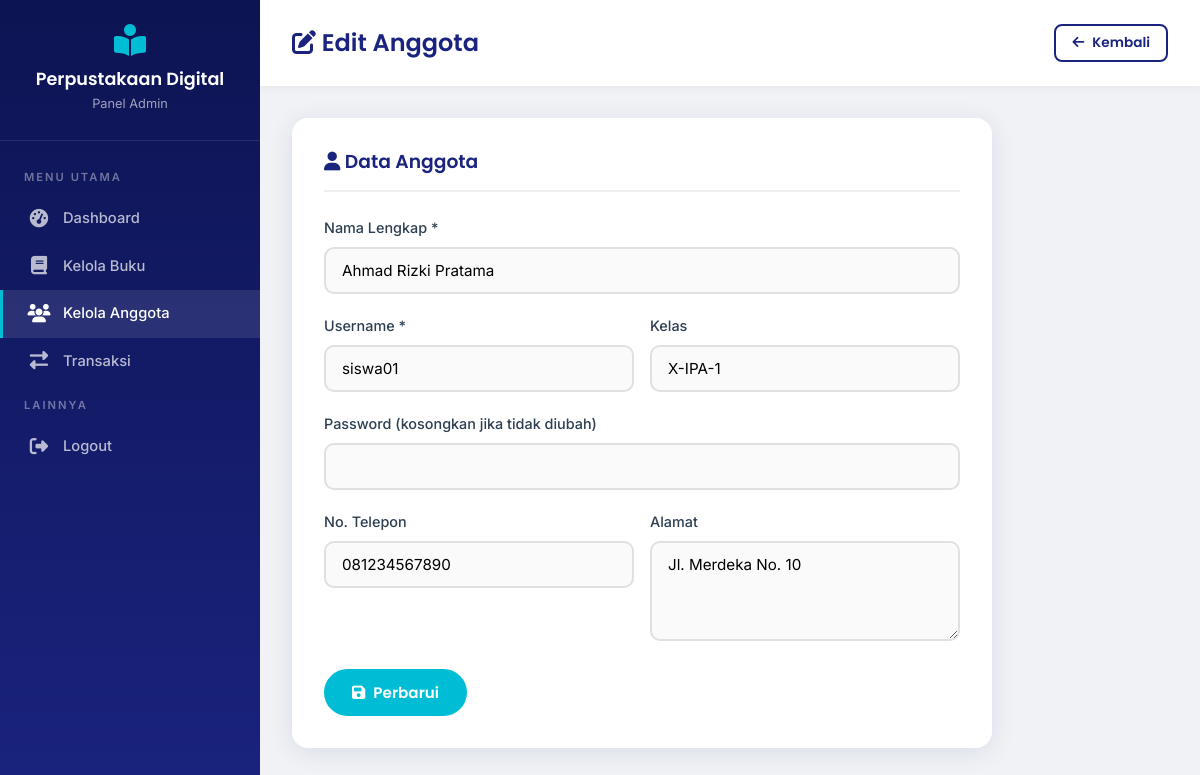
The app's page /web_perpus_sekolah/admin/anggota_form.php?id=2 (signed in) with its own data.
### tables this page shows
CREATE TABLE IF NOT EXISTS users (
    id INT AUTO_INCREMENT PRIMARY KEY,
    username VARCHAR(50) NOT NULL UNIQUE,
    password VARCHAR(255) NOT NULL,
    nama_lengkap VARCHAR(100) NOT NULL,
    role ENUM('admin', 'siswa') NOT NULL DEFAULT 'siswa',
    kelas VARCHAR(20) DEFAULT NULL,
    no_telepon VARCHAR(15) DEFAULT NULL,
    alamat TEXT DEFAULT NULL,
    foto VARCHAR(255) DEFAULT NULL,
    created_at TIMESTAMP DEFAULT CURRENT_TIMESTAMP,
    updated_at TIMESTAMP DEFAULT CURRENT_TIMESTAMP ON UPDATE CURRENT_TIMESTAMP
);

### web_perpus_sekolah/config/database.php (called while the page is built, shortened)
<?php
$base_url = '/web_perpus_sekolah';
?>

### web_perpus_sekolah/admin/anggota_form.php (the view, shortened to what this page needs)
<?php
require_once '../config/database.php';
$id = $_GET['id'] ?? null;
$isEdit = false;
$anggota = ['nama_lengkap' => '', 'username' => '', 'kelas' => '', 'no_telepon' => '', 'alamat' => ''];
if ($id) {
    $stmt = $conn->prepare("SELECT * FROM users WHERE id=? AND role='siswa'");
    $stmt->bind_param("i", $id);
    $stmt->execute();
    $r = $stmt->get_result();
    if ($r->num_rows === 1) {
        $anggota = $r->fetch_assoc();
        $isEdit = true;
    } else {
        header('Location: anggota.php');
        exit();
    }
}
?>
<!DOCTYPE html>
<html lang="id">
<head>
    <link rel="stylesheet" href="<?= $base_url ?>/assets/css/style.css">
    <link rel="stylesheet" href="https://cdnjs.cloudflare.com/ajax/libs/font-awesome/6.5.0/css/all.min.css">
</head>
<body>
    <div class="dashboard-layout">
        <aside class="sidebar">
            <div class="sidebar-header"><i class="fas fa-book-open-reader"
                    style="font-size:2rem;color:var(--accent);"></i>
                <h3><?= APP_NAME ?></h3><small>Panel Admin</small>
            </div>
            <nav class="sidebar-menu">
                <div class="menu-label">Menu Utama</div>
                <a href="dashboard.php"><i class="fas fa-tachometer-alt"></i> Dashboard</a>
                <a href="buku.php"><i class="fas fa-book"></i> Kelola Buku</a>
                <a href="anggota.php" class="active"><i class="fas fa-users"></i> Kelola Anggota</a>
                <a href="transaksi.php"><i class="fas fa-exchange-alt"></i> Transaksi</a>
                <div class="menu-label">Lainnya</div>
                <a href="<?= $base_url ?>/logout.php"><i class="fas fa-sign-out-alt"></i> Logout</a>
            </nav>
        </aside>
        <main class="main-content">
            <div class="content-header">
                <h1><i class="fas fa-<?= $isEdit ? 'edit' : 'plus' ?>"></i> <?= $isEdit ? 'Edit' : 'Tambah' ?> Anggota
                </h1>
                <a href="anggota.php" class="btn btn-sm btn-outline"><i class="fas fa-arrow-left"></i> Kembali</a>
            </div>
            <div class="content-body">
                <div class="form-card">
                    <h3><i class="fas fa-user"></i> Data Anggota</h3>
                    <form method="POST">
                        <div class="form-group"><label>Nama Lengkap *</label><input type="text" name="nama_lengkap"
                                class="form-control" value="<?= htmlspecialchars($anggota['nama_lengkap']) ?>" required>
                        </div>
                        <div class="form-row">
                            <div class="form-group"><label>Username *</label><input type="text" name="username"
                                    class="form-control" value="<?= htmlspecialchars($anggota['username']) ?>" required>
                            </div>
                            <div class="form-group"><label>Kelas</label><input type="text" name="kelas"
                                    class="form-control" value="<?= htmlspecialchars($anggota['kelas'] ?? '') ?>"
                                    placeholder="RPL-1"></div>
                        </div>
                        <div class="form-group"><label>Password
                                <?= $isEdit ? '(kosongkan jika tidak diubah)' : '*' ?></label><input type="password"
                                name="password" class="form-control" <?= $isEdit ? '' : 'required' ?>></div>
                        <div class="form-row">
                            <div class="form-group"><label>No. Telepon</label><input type="text" name="no_telepon"
                                    class="form-control" value="<?= htmlspecialchars($anggota['no_telepon'] ?? '') ?>">
                            </div>
                            <div class="form-group"><label>Alamat</label><textarea name="alamat" class="form-control"
                                    rows="2"><?= htmlspecialchars($anggota['alamat'] ?? '') ?></textarea></div>
                        </div>
                        <button type="submit" class="btn btn-primary"><i class="fas fa-save"></i>
                            <?= $isEdit ? 'Perbarui' : 'Simpan' ?></button>
                    </form>
                </div>
            </div>
        </main>
    </div>
</body>
</html>

### web_perpus_sekolah/assets/css/style.css (style rules this page uses)
:root { --primary: #1a237e; --primary-light: #3949ab; --primary-dark: #0d1453; --accent: #00bcd4; --accent-light: #4dd0e1; --accent-dark: #00838f; --success: #2ecc71; --warning: #f39c12; --danger: #e74c3c; --info: #3498db; --bg: #f0f2f5; --bg-card: #ffffff; --text: #2c3e50; --text-light: #7f8c8d; --text-white: #ffffff; --shadow: 0 4px 24px rgba(26,35,126,0.10); --shadow-hover: 0 8px 32px rgba(26,35,126,0.18); --radius: 16px; --radius-sm: 10px; --radius-xs: 6px; --transition: all 0.3s cubic-bezier(.4,0,.2,1); --sidebar-width: 260px; --gradient: linear-gradient(135deg, var(--primary) 0%, var(--accent) 100%); --gradient-warm: linear-gradient(135deg, #667eea 0%, #764ba2 100%); --glass-bg: rgba(255,255,255,0.15); --glass-border: rgba(255,255,255,0.25); }
*, *::before, *::after { box-sizing: border-box; margin: 0; padding: 0; }
html { scroll-behavior: smooth; }
body { font-family: 'Inter', sans-serif; background: var(--bg); color: var(--text); line-height: 1.6; min-height: 100vh; }
h1,h2,h3,h4,h5,h6 { font-family: 'Poppins', sans-serif; font-weight: 600; line-height: 1.3; }
a { text-decoration: none; color: var(--primary); transition: var(--transition); }
.btn { display: inline-flex; align-items: center; gap: 8px; padding: 12px 28px; border-radius: 50px; font-family: 'Poppins', sans-serif; font-weight: 600; font-size: 0.95rem; border: none; cursor: pointer; transition: var(--transition); text-align: center; justify-content: center; }
.btn-primary { background: var(--accent); color: #fff; }
.btn-outline { background: transparent; color: var(--primary); border: 2px solid var(--primary); }
.btn-sm { padding: 6px 16px; font-size: 0.85rem; border-radius: 8px; }
.form-group { margin-bottom: 1.25rem; }
.form-group label { display: block; font-weight: 500; margin-bottom: 0.5rem; color: var(--text); font-size: 0.9rem; }
.form-control { width: 100%; padding: 12px 16px; border: 2px solid #e0e0e0; border-radius: var(--radius-sm); font-family: 'Inter', sans-serif; font-size: 0.95rem; transition: var(--transition); background: #fafafa; }
textarea.form-control { min-height: 100px; resize: vertical; }
.form-row { display: grid; grid-template-columns: 1fr 1fr; gap: 1rem; }
.dashboard-layout { display: flex; min-height: 100vh; }
.sidebar { width: var(--sidebar-width); background: linear-gradient(180deg, var(--primary-dark) 0%, var(--primary) 100%); color: #fff; position: fixed; top: 0; left: 0; bottom: 0; z-index: 100; display: flex; flex-direction: column; transition: var(--transition); overflow-y: auto; }
.sidebar-header { padding: 1.5rem; text-align: center; border-bottom: 1px solid rgba(255,255,255,0.1); }
.sidebar-header h3 { font-size: 1.1rem; margin-top: 0.5rem; }
.sidebar-header small { color: rgba(255,255,255,0.6); font-size: 0.8rem; }
.sidebar-menu { padding: 1rem 0; flex: 1; }
.sidebar-menu .menu-label { padding: 0.75rem 1.5rem 0.5rem; font-size: 0.7rem; text-transform: uppercase; letter-spacing: 2px; color: rgba(255,255,255,0.4); font-weight: 600; }
.sidebar-menu a { display: flex; align-items: center; gap: 12px; padding: 12px 1.5rem; color: rgba(255,255,255,0.7); font-weight: 500; transition: var(--transition); border-left: 3px solid transparent; font-size: 0.92rem; }
.sidebar-menu a:hover, .sidebar-menu a.active { background: rgba(255,255,255,0.1); color: #fff; border-left-color: var(--accent); }
.sidebar-menu a i { font-size: 1.15rem; width: 24px; text-align: center; }
.main-content { flex: 1; margin-left: var(--sidebar-width); padding: 0; min-height: 100vh; }
.content-header { background: #fff; padding: 1.5rem 2rem; display: flex; align-items: center; justify-content: space-between; box-shadow: 0 2px 8px rgba(0,0,0,0.05); position: sticky; top: 0; z-index: 50; }
.content-header h1 { font-size: 1.5rem; color: var(--primary); }
.content-body { padding: 2rem; }
.form-card { background: #fff; border-radius: var(--radius); box-shadow: var(--shadow); padding: 2rem; max-width: 700px; }
.form-card h3 { margin-bottom: 1.5rem; color: var(--primary); padding-bottom: 1rem; border-bottom: 2px solid #eee; }

### records on screen
users: nama_lengkap "Ahmad Rizki Pratama", username "siswa01", kelas "X-IPA-1", no_telepon "081234567890", alamat "Jl. Merdeka No. 10"

### other values on screen
APP_NAME "Perpustakaan Digital"
